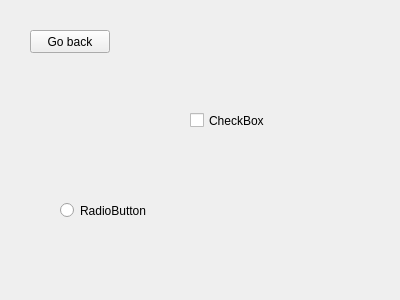
<?xml version="1.0" encoding="UTF-8"?>
<ui version="4.0">
 <class>MyWidget</class>
 <widget class="QWidget" name="MyWidget">
  <property name="geometry">
   <rect>
    <x>0</x>
    <y>0</y>
    <width>400</width>
    <height>300</height>
   </rect>
  </property>
  <property name="windowTitle">
   <string>Form</string>
  </property>
  <widget class="QPushButton" name="pushButton">
   <property name="geometry">
    <rect>
     <x>30</x>
     <y>30</y>
     <width>80</width>
     <height>23</height>
    </rect>
   </property>
   <property name="text">
    <string>Go back</string>
   </property>
  </widget>
  <widget class="QRadioButton" name="radioButton">
   <property name="geometry">
    <rect>
     <x>60</x>
     <y>200</y>
     <width>100</width>
     <height>21</height>
    </rect>
   </property>
   <property name="text">
    <string>RadioButton</string>
   </property>
  </widget>
  <widget class="QCheckBox" name="checkBox">
   <property name="geometry">
    <rect>
     <x>190</x>
     <y>110</y>
     <width>85</width>
     <height>21</height>
    </rect>
   </property>
   <property name="text">
    <string>CheckBox</string>
   </property>
  </widget>
 </widget>
 <resources/>
 <connections/>
</ui>
